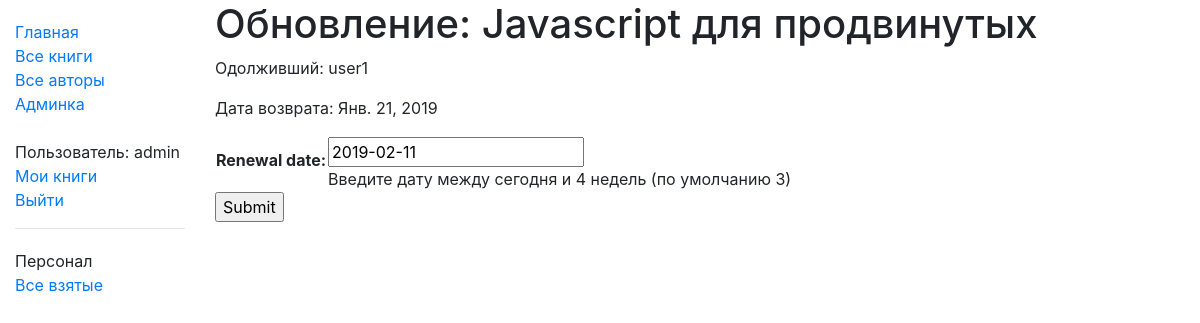
Page /catalog/book/c8a1e357-6fb1-495c-a133-404074e9fcc5/renew/ (signed in) on the committed database.
### catalog/models.py (models this page shows, shortened)
class BookInstance(models.Model):
    id = models.UUIDField(primary_key=True, default=uuid.uuid4, help_text="Уникальный ID для этой книги в библиотеке")
    book = models.ForeignKey('Book',verbose_name='Книга', on_delete=models.SET_NULL, null=True)
    imprint = models.CharField(max_length=200,verbose_name='Картинка')
    due_back = models.DateField(null=True, blank=True,verbose_name='Дата возврата')
    borrower = models.ForeignKey(User, on_delete=models.SET_NULL, null=True, blank=True,verbose_name='Абонент')
    @property
    def is_overdue(self):
        if self.due_back and date.today() > self.due_back:
            return True
        return False
    LOAN_STATUS = (
        ('d', 'На содержании'),
        ('o', 'Выдана'),
        ('a', 'Доступна'),
        ('r', 'Зарезервирована'),
    )
    status = models.CharField(
        verbose_name='Статус',
        max_length=1,
        choices=LOAN_STATUS,
        blank=True,
        default='d',
        help_text='Доступность книги')
    class Meta:
        ordering = ['due_back']
        permissions = (("can_mark_returned", "Книга возвращена"),)
        verbose_name = "Экземпляр книги"
        verbose_name_plural = "Экземпляры книг"

class Book(models.Model):
    title = models.CharField('Оглавление',max_length=200)
    author = models.ForeignKey('Author',verbose_name='Автор', on_delete=models.SET_NULL, null=True)
    summary = models.TextField('Описание',max_length=1000, help_text="Введите короткое описание книги")
    isbn = models.CharField('ISBN', max_length=13, help_text='13 символьный <a href="https://www.isbn-international.org/content/what-isbn">ISBN</a>')
    genre = models.ManyToManyField(Genre,verbose_name='Жанр', help_text="Выберите жанр книги")
    language = models.ForeignKey('Language',verbose_name='Язык', on_delete=models.SET_NULL, null=True)
    def display_genre(self):
        """Creates a string for the Genre. This is required to display genre in Admin."""
        return ', '.join([genre.name for genre in self.genre.all()[:6]])
    display_genre.short_description = 'Жанр'
    class Meta:
        verbose_name="Книга"
        verbose_name_plural="Книги"

### catalog/views.py (the view)
# urls.py: path('book/<uuid:pk>/renew/', views.renew_book_librarian, name='renew-book-librarian'),
@permission_required('catalog.can_mark_returned')
def renew_book_librarian(request, pk):
    book_instance = get_object_or_404(BookInstance, pk = pk)
    if request.method == 'POST':
        form = RenewBookForm(request.POST)
        if form.is_valid():
            book_instance.due_back = form.cleaned_data['renewal_date']
            book_instance.save()
            return HttpResponseRedirect(reverse('all-borrowed') )
    else:
        proposed_renewal_date = datetime.date.today() + datetime.timedelta(weeks=3)
        form = RenewBookForm(initial={'renewal_date': proposed_renewal_date,})
    context = {
        'form': form,
        'book_instance': book_instance,
    }
    return render(request, 'catalog/book_renew_librarian.html', context)

### catalog/forms.py (shortened to what this page needs)
class RenewBookForm(forms.Form):
    renewal_date = forms.DateField(help_text="Введите дату между сегодня и 4 недель (по умолчанию 3)")

### catalog/templates/catalog/book_renew_librarian.html (shortened to what this page needs)
{% extends "base_generic.html" %}
{% block content %}
    <h1>Обновление: {{book_instance.book.title}}</h1>
    <p>Одолживший: {{book_instance.borrower}}</p>
    <p{% if book_instance.is_overdue %} class="text-danger"{% endif %}>Дата возврата: {{book_instance.due_back}}</p>
    <form action="" method="post">
        <table>
        {{ form.as_table }}
        </table>
        <input type="submit" value="Submit" />
    </form>
{% endblock %}

### catalog/templates/base_generic.html (shortened to what this page needs)
<!DOCTYPE html>
<html lang="en">
<head>
<link rel="stylesheet" href="https://stackpath.bootstrapcdn.com/bootstrap/4.1.3/css/bootstrap.min.css">
  {% load static %}
  <link rel="stylesheet" href="{% static 'css/styles.css' %}">
    <link rel="stylesheet" href="{% static 'css/bjax.css' %}">
</head>
<body>
  <div class="container-fluid">
    <div class="row">
      <div class="col-sm-2">
      {% block sidebar %}
      <ul class="sidebar-nav">
          <li><a href="{% url 'index' %}">Главная</a></li>
          <li><a href="{% url 'books' %}">Все книги</a></li>
          <li><a href="{% url 'authors' %}">Все авторы</a></li>
          <li><a href="/admin">Админка</a></li>
      <br>
      {% if user.is_authenticated %}
     <li>Пользователь: {{ user.get_username }}</li>
     <li><a href="{% url 'my-borrowed' %}">Мои книги</a></li>
     <li><a href="{% url 'logout'%}?next={{request.path}}">Выйти</a></li>
   {% else %}
     <li><a href="{% url 'login'%}?next={{request.path}}">Войти</a></li>
   {% endif %}
      </ul>
     {% endblock %}
      {% if user.is_staff %}
   <hr />
   <ul class="sidebar-nav">
   <li>Персонал</li>
   {% if perms.catalog.can_mark_returned %}
   <li><a href="{% url 'all-borrowed' %}">Все взятые</a></li>
   {% endif %}
   </ul>
    {% endif %}
      </div>
      <div class="col-sm-10 ">
      {% block content %}{% endblock %}
      </div>
    </div>
  </div>
</body>
</html>

### catalog/static/css/styles.css (style rules this page uses)
.sidebar-nav { margin-top: 20px; padding: 0; list-style: none; }

### rows in the picture
BookInstance: book "Javascript для продвинутых", borrower "user1", due_back "Янв. 21, 2019"

### other values in the picture
{{ user.get_username }} "admin"
